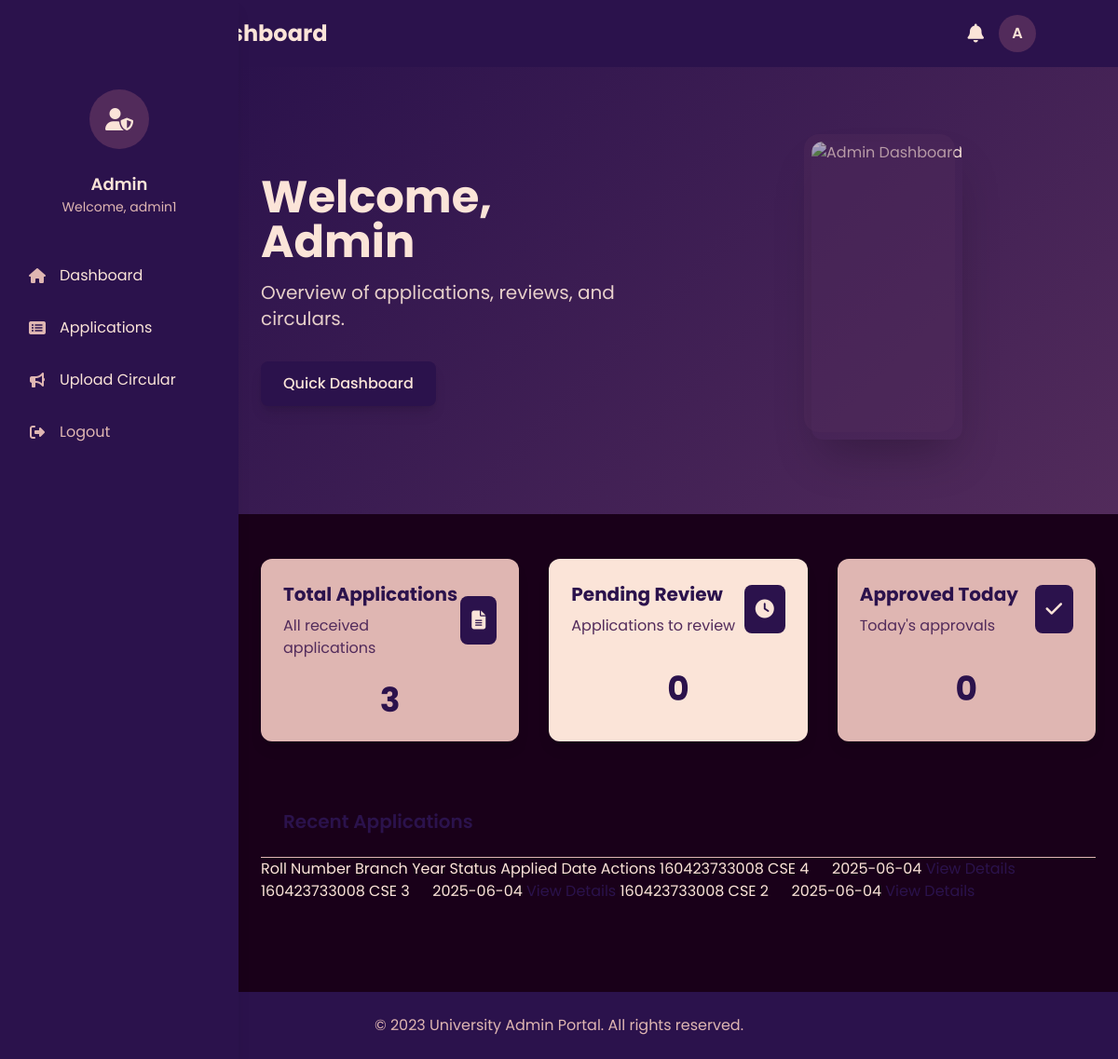
Page /admin_dashboard (signed in) on the earlier database version.
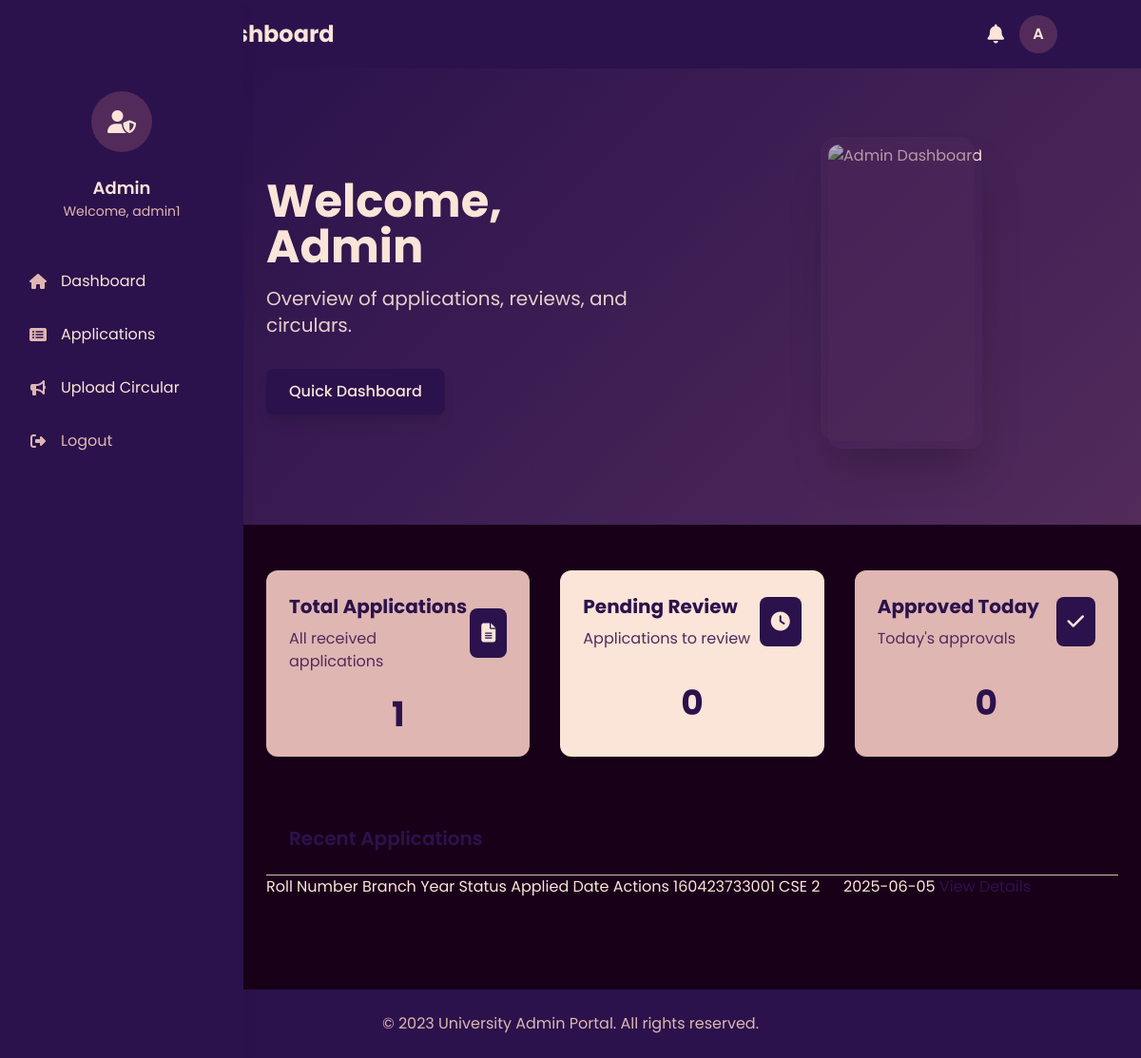
Same page on the later database version.
### models.py (models this page shows, shortened)
class ScholarshipApplication(db.Model):
    id = db.Column(db.String(20), primary_key=True)
    roll_number = db.Column(db.String(80), nullable=False)
    branch = db.Column(db.String(80), nullable=False)
    year = db.Column(db.String(20), nullable=False)
    lateral_entry = db.Column(db.Boolean, default=False)  # LE field
    scholarship_state = db.Column(db.String(80), default='pending')
    created_at = db.Column(db.DateTime, default=datetime.utcnow)

### main.py (the view)
@app.route('/admin_dashboard')
def admin_dashboard():
    if 'admin_id' not in session or session.get('user_type') != 'admin':
        return redirect(url_for('admin_login'))
    try:
        total_applications = ScholarshipApplication.query.count()
        pending_applications = ScholarshipApplication.query.filter_by(scholarship_state='pending').count()
        today = datetime.now().date()
        approved_today = ScholarshipApplication.query\
            .filter(
                ScholarshipApplication.scholarship_state == 'approved',
                func.date(ScholarshipApplication.created_at) == today
            ).count()
        recent_applications = ScholarshipApplication.query\
            .order_by(ScholarshipApplication.created_at.desc())\
            .limit(5)\
            .all()
        return render_template(
            'admin_dashboard.html',
            username=session.get('admin_id'),
            total_applications=total_applications,
            pending_applications=pending_applications,
            approved_today=approved_today,
            recent_applications=recent_applications
        )
    except Exception as e:
        print(f"Error loading admin dashboard: {str(e)}")
        return redirect(url_for('admin_login'))

### templates/admin_dashboard.html (shortened to what the changed rows need)
<!DOCTYPE html>
<html lang="en">
<head>
    <script src="https://cdn.tailwindcss.com"></script>
    <link rel="stylesheet" href="https://cdnjs.cloudflare.com/ajax/libs/font-awesome/6.4.0/css/all.min.css">
</head>
<body class="min-h-screen">
    <header class="bg-[#2B124C] py-4 px-6 shadow-lg">
        <div class="container mx-auto flex justify-between items-center">
            <div class="flex items-center space-x-2">
                <h1 class="text-xl md:text-2xl font-bold text-[#FBE4D8]">Admin Dashboard</h1>
            </div>
        </div>
    </header>
    <aside class="fixed top-0 left-0 h-full w-64 bg-[#2B124C] shadow-lg z-40 flex flex-col pt-24 hidden md:flex">
        <div class="flex flex-col items-center space-y-6">
            <div class="text-center">
                <h2 class="text-lg font-semibold text-[#FBE4D8]">Admin</h2>
            </div>
        </div>
    </aside>
    <div class="md:ml-64">
        <section class="hero-gradient">
            <div class="container mx-auto px-6 py-12 md:py-20">
                <div class="flex flex-col md:flex-row items-center">
                    <div class="md:w-1/2 mb-10 md:mb-0 md:pr-10">
                        <h1 class="text-3xl md:text-5xl font-bold mb-4 text-[#FBE4D8]">Welcome, Admin</h1>
                    </div>
                </div>
            </div>
        </section>
        <main class="container mx-auto px-6 py-12">
            <div class="grid grid-cols-1 md:grid-cols-3 gap-8">
                <div class="flex flex-col h-full bg-[#DFB6B2] rounded-xl p-6 shadow-lg transition-all duration-300 card-hover">
                    <div class="flex-grow flex items-center justify-center">
                        <span class="text-4xl font-bold text-[#2B124C]">{{ total_applications|default(0) }}</span>
                    </div>
                </div>
                <div class="flex flex-col h-full bg-[#FBE4D8] rounded-xl p-6 shadow-lg transition-all duration-300 card-hover">
                </div>
                <div class="flex flex-col h-full bg-[#DFB6B2] rounded-xl p-6 shadow-lg transition-all duration-300 card-hover">
                </div>
            </div>
                <div class="p-6 border-b border-[#DFB6B2]">
                    <h2 class="text-xl font-semibold text-[#2B124C]">Recent Applications</h2>
                </div>
                <div class="overflow-x-auto">
                        <thead class="bg-[#DFB6B2]">
                            <tr>
                                <th class="px-6 py-3 text-left text-xs font-medium text-[#522B5B] uppercase">Roll Number</th>
                                <th class="px-6 py-3 text-left text-xs font-medium text-[#522B5B] uppercase">Branch</th>
                                <th class="px-6 py-3 text-left text-xs font-medium text-[#522B5B] uppercase">Year</th>
                                <th class="px-6 py-3 text-left text-xs font-medium text-[#522B5B] uppercase">Status</th>
                                <th class="px-6 py-3 text-left text-xs font-medium text-[#522B5B] uppercase">Applied Date</th>
                                <th class="px-6 py-3 text-left text-xs font-medium text-[#522B5B] uppercase">Actions</th>
                            </tr>
                        </thead>
                        <tbody class="bg-[#FBE4D8] divide-y divide-[#DFB6B2]">
                            {% for application in recent_applications|default([]) %}
                            <tr class="hover:bg-[#DFB6B2]">
                                <td class="px-6 py-4 whitespace-nowrap text-sm font-medium text-[#2B124C]">
                                    {{ application.roll_number }}
                                </td>
                                <td class="px-6 py-4 whitespace-nowrap text-sm text-[#522B5B]">
                                    {{ application.branch }}
                                </td>
                                <td class="px-6 py-4 whitespace-nowrap text-sm text-[#522B5B]">
                                    {{ application.year }}
                                </td>
                                <td class="px-6 py-4 whitespace-nowrap text-sm text-[#522B5B]">
                                    {{ application.created_at.strftime('%Y-%m-%d') }}
                                </td>
                                <td class="px-6 py-4 whitespace-nowrap text-sm font-medium">
                                    <a href="#" class="text-[#2B124C] hover:text-[#522B5B]">View Details</a>
                                </td>
                            </tr>
                            {% endfor %}
                        </tbody>
                </div>
            </div>
</body>
</html>

Differences in the rows shown:
removed ScholarshipApplication: roll_number "160423733008", branch "CSE", year "4", created_at "2025-06-04"
removed ScholarshipApplication: roll_number "160423733008", branch "CSE", year "3", created_at "2025-06-04"
removed ScholarshipApplication: roll_number "160423733008", branch "CSE", year "2", created_at "2025-06-04"
added ScholarshipApplication: roll_number "160423733001", branch "CSE", year "2", created_at "2025-06-05"
Other differences:
{{ total_applications|default(0) }}: "3" → "1"
